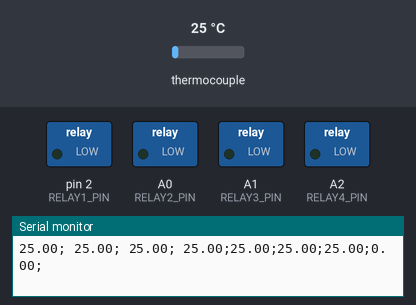
Simulated run of this sketch. Board: Arduino Uno, built with avr-gcc and run on an emulated ATmega328P. Parts: switched loads named in the sketch (green lamp = pin HIGH), the last lines printed to the serial monitor. Inputs (shaded band) come from the test bench; at power-on: thermocouple 25 °C.

Above: at 1.2 s.
1.3 s: thermocouple set to 28 °C
4.3 s: thermocouple set to 34 °C
At 5.7 s:
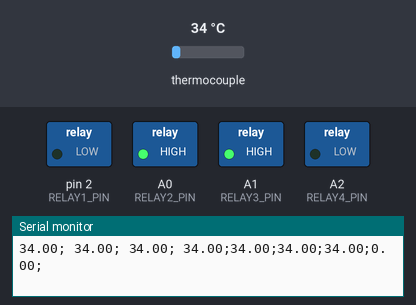
6.0 s: thermocouple set to 146 °C
9.0 s: thermocouple set to 156 °C
At 10.4 s:
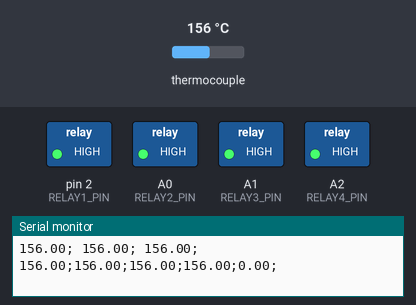
10.8 s: thermocouple set to 6 °C
At 12.4 s:
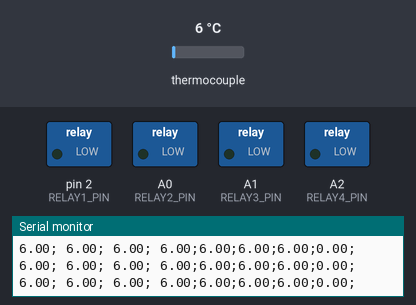
13.8 s: thermocouple set to 75 °C
At 14.9 s:
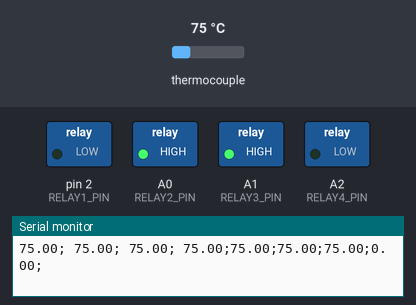
Timing chart, 0 to 16.5 s (numbered marks = the images above; inputs shaded):
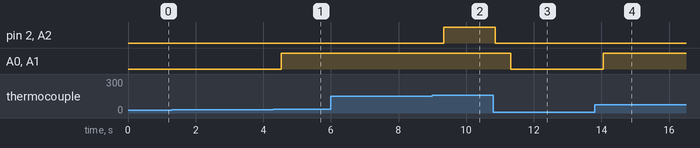

Measured:
- the behaviour switches between 30 and 31 °C on thermocouple (found by bisection; images 0 and 1)
- the behaviour switches between 150 and 151 °C on thermocouple (found by bisection; images 1 and 2)
- after the input at 4.3 s, A0 (RELAY2_PIN), A1 (RELAY3_PIN): LOW → HIGH after 0.24 s
- after the input at 9.0 s, pin 2 (RELAY1_PIN), A2 (RELAY4_PIN): LOW → HIGH after 0.33 s
- after the input at 10.8 s, pin 2 (RELAY1_PIN), A2 (RELAY4_PIN): HIGH → LOW after 0.07 s; A0 (RELAY2_PIN), A1 (RELAY3_PIN): HIGH → LOW after 0.51 s
- after the input at 13.8 s, A0 (RELAY2_PIN), A1 (RELAY3_PIN): LOW → HIGH after 0.26 s

The sketch:

ald_temp_control.ino
```cpp
// ald_temp_control.ino
// This file reads thermocouple values and uses them to actuate relays connected to heating elements in order to maintain them at a predetermined setpoint using bang-bang controls.
// CMU Hacker Fab 2025
// Joel Gonzalez, Haewon Uhm

#include <Adafruit_MAX31855.h>

int32_t rawData = 0;

const int num_samples = 10;
double tc1_readings[num_samples];
double tc2_readings[num_samples];
double tc3_readings[num_samples];
double tc4_readings[num_samples];
double tc5_readings[num_samples];
double tc6_readings[num_samples];
double tc7_readings[num_samples];
double tc8_readings[num_samples];

int index = 0;
int count = 0;

double tc1_avg = 0.0;
double tc2_avg = 0.0;
double tc3_avg = 0.0;
double tc4_avg = 0.0;
double tc5_avg = 0.0;
double tc6_avg = 0.0;
double tc7_avg = 0.0;
double tc8_avg = 0.0;

double current_reading[8];

// pins 3-10
Adafruit_MAX31855 thermocouples[8] = {Adafruit_MAX31855(3), Adafruit_MAX31855(4), Adafruit_MAX31855(5), Adafruit_MAX31855(6), Adafruit_MAX31855(7), Adafruit_MAX31855(8), Adafruit_MAX31855(9), Adafruit_MAX31855(10)};

// set temperature setpoints for heating elements
#define TEMP_SETPOINT1 150.0
#define TEMP_SETPOINT2 30.0
#define TEMP_SETPOINT3 30.0
#define TEMP_SETPOINT4 150.0

// relay pins to control relays for heating elements
#define RELAY1_PIN 2
#define RELAY2_PIN A0
#define RELAY3_PIN A1
#define RELAY4_PIN A2

void setup()
{
	Serial.begin(9600);

	// relay pins
	pinMode(RELAY1_PIN, OUTPUT);
	pinMode(RELAY2_PIN, OUTPUT);
	pinMode(RELAY3_PIN, OUTPUT);
	pinMode(RELAY4_PIN, OUTPUT);

	// K-type: pins 3,4,5,6
	// J-type: pins 7,8,9,10
	for (int i=0;i<7;i++)
		thermocouples[i].begin();

  Serial.begin(9600);
  while (!Serial)
    Serial.println("waiting");

  Serial.println("ready");
}

// takes moving average of thermocouple data
double readThermocouples()
{
	for (int i=0; i<7; ++i)
		current_reading[i] = thermocouples[i].readCelsius();

	tc1_readings[index] = current_reading[0];
	tc2_readings[index] = current_reading[1];
	tc3_readings[index] = current_reading[2];
	tc4_readings[index] = current_reading[3];
	tc5_readings[index] = current_reading[4];
	tc6_readings[index] = current_reading[5];
	tc7_readings[index] = current_reading[6];
	tc8_readings[index] = current_reading[7];

	index = (index + 1) % num_samples;

	if (count < num_samples)
		count = count + 1;

	double sum1 = 0, sum2 = 0, sum3 = 0, sum4 = 0, sum5 = 0, sum6 = 0, sum7 = 0, sum8 = 0;
	for (int i = 0; i<count; i= i+1)
	{
		sum1 += tc1_readings[i];
		sum2 += tc2_readings[i];
		sum3 += tc3_readings[i];
		sum4 += tc4_readings[i];
		sum5 += tc5_readings[i];
		sum6 += tc6_readings[i];
		sum7 += tc7_readings[i];
		sum8 += tc8_readings[i];
	}

	tc1_avg = sum1 / count;
	tc2_avg = sum2 / count;
	tc3_avg = sum3 / count;
	tc4_avg = sum4 / count;
	tc5_avg = sum5 / count;
	tc6_avg = sum6 / count;
	tc7_avg = sum7 / count;
	tc8_avg = sum8 / count;

	Serial.println(String(tc1_avg) + "; " + String(tc2_avg) + "; " + String(tc3_avg) + "; " + String(tc4_avg) + ";" + String(tc5_avg) + ";" + String(tc6_avg) + ";" + String(tc7_avg) + ";" + String(tc8_avg) + ";");
}

void loop()
{
	// thermocouple control loop
  readThermocouples();

	// select whichever thermocouple/relay pairs you want to actuate
  if (tc2_avg > TEMP_SETPOINT1)
    digitalWrite(RELAY1_PIN, HIGH);
  else
    digitalWrite(RELAY1_PIN, LOW);

	if (tc3_avg > TEMP_SETPOINT2)
    digitalWrite(RELAY2_PIN, HIGH);
  else
    digitalWrite(RELAY2_PIN, LOW);

	if (tc4_avg > TEMP_SETPOINT3)
    digitalWrite(RELAY3_PIN, HIGH);
  else
    digitalWrite(RELAY3_PIN, LOW);

	if (tc5_avg > TEMP_SETPOINT4)
    digitalWrite(RELAY4_PIN, HIGH);
  else
    digitalWrite(RELAY4_PIN, LOW);
}
```
